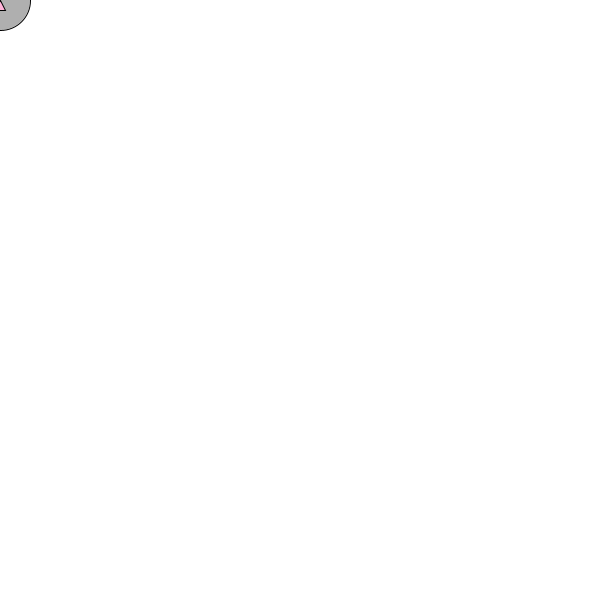
Frame 1 (no input)
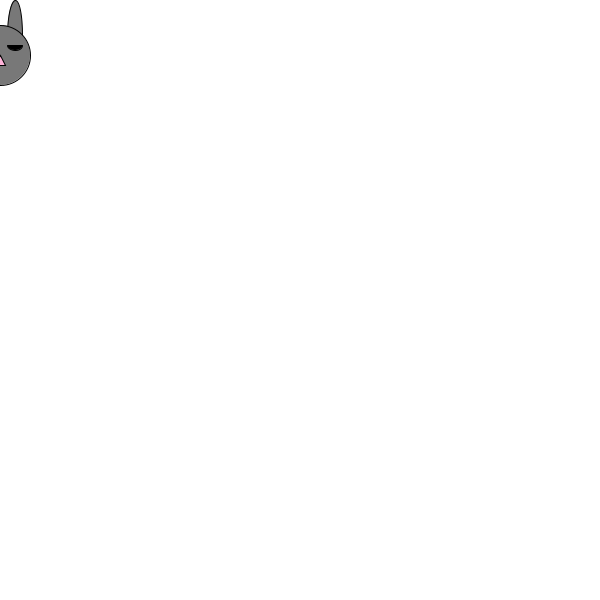
Frame 60 (the mouse pressed at the canvas centre just before this capture)
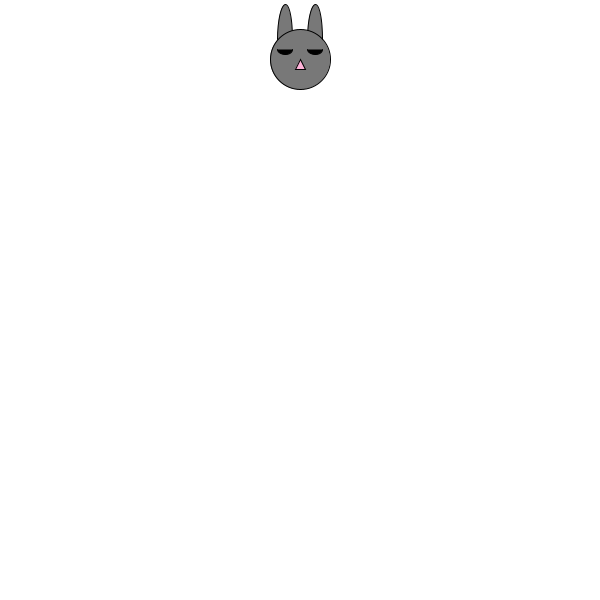
Frame 120 (the mouse held since frame 60 and released just before this capture)

The Processing sketch that drew these frames (run headless with seeded random() and noise(); from frame 60 on, the mouse is pressed at the canvas centre):

// Processing sketch: GravityRabbit
// ── GravityRabbit.pde
// Circle 1
float diameter;
int fill;

// Circle 2 & 3
float up;
float side;

// Location
float y;
float x;

// Gravity
float yVelocity;
float gravity;
float dampening;

boolean button;

void setup() {
  size(600, 600);
  diameter = 60;
  up = 70;
  side = 15;
  fill = 175;
  yVelocity = -5;
  gravity = 0.1;
  dampening = -0.95;
  button = false;
  y = 0;
}

void draw() {
  // Rabbit
  background(255);
  frameRate(50);
  fill(fill);
  stroke(0);
  ellipse(x-15, y-20, side, up);
  ellipse(x+15, y-20, side, up);
  ellipse(x, y, diameter, diameter);
  fill(255, 179, 217);
  triangle(x-5, y+10, x+5, y+10, x, y);
  fill(0);
  arc(x-15, y-10, 15, 10, 0, PI);
  arc(x+15, y-10, 15, 10, 0, PI);

  //Rabbbit Bounces
  if (button) {  
    yVelocity += gravity;
    y += yVelocity;
    if (y >= height - diameter/2) {
      yVelocity *= dampening;
    } else if (y < 0) {
      yVelocity *= -1;
    }
  } else {
    y = mouseY;
  }
  
  x = mouseX;

  // Set Boundaries
  y = constrain(y, 0 + diameter/2 + 25, height - diameter/2);

  // Change Color
  if (y < 200) {
    fill = 120;
  } else if (y > 200 && y < 400) {
    fill = 175;
  } else {
    fill = 255;
  }

  println(yVelocity);
}

void mousePressed() {
  button = !button;
}
